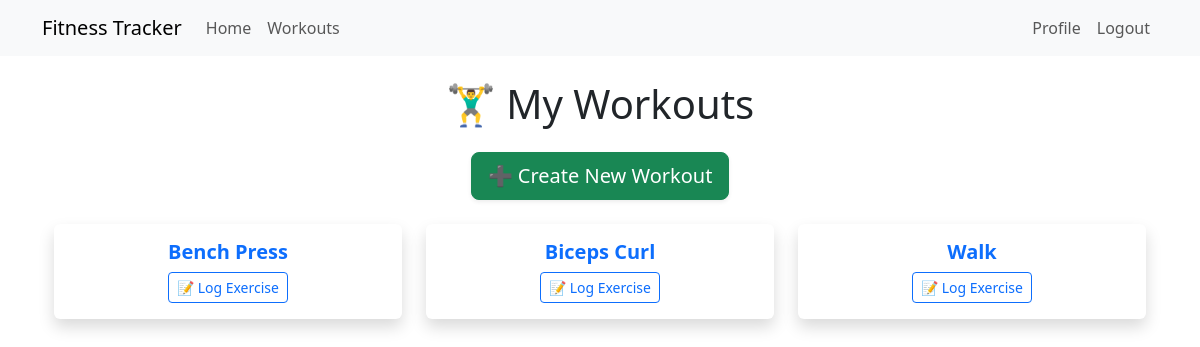
The app's page /workouts (signed in) with its own data.
### app/models.py (models this page shows)
class Workout(db.Model):
    id: Mapped[int] = mapped_column(primary_key=True)
    name: Mapped[str] = mapped_column(String(64), index=True)
    exercise_type: Mapped[str] = mapped_column(String(64))
    user_id: Mapped[int] = mapped_column(ForeignKey(User.id), index=True)
    user: Mapped[User] = relationship(back_populates='workouts')
    exercises: Mapped[List["Exercise"]] = relationship(secondary='workout_exercise', back_populates="workouts")

### app/routes.py (the view)
@app.route('/workouts', methods=['GET'])
@login_required
def all_workouts():
    if not current_user.is_authenticated:
        return redirect(url_for('index'))
    workouts = current_user.workouts.order_by(Workout.name.asc())
    return render_template('workouts.html', title='Workouts', workouts=workouts)

### app/models.py (called while the page is built)
@login.user_loader
def load_user(id):
    return db.session.get(User, int(id))

### app/routes.py (called while the page is built)
@app.before_request
def before_request():
    if current_user.is_authenticated:
        current_user.last_seen = datetime.now(timezone.utc)
        db.session.commit()

### app/templates/workouts.html
{% extends "base.html" %}
{% import "bootstrap_wtf.html" as wtf %}
{% block content %}
<div class="container mt-4">
    <h1 class="text-center mb-4">🏋️‍♂️ My Workouts</h1>
    <div class="d-flex justify-content-center mb-4">
        <a href="/create-workout" class="btn btn-success btn-lg shadow-sm">
            ➕ Create New Workout
        </a>
    </div>
    <div class="row g-4">
        {% for workout in workouts %}
            <div class="col-md-6 col-lg-4">
                <div class="card shadow border-0 h-100">
                    <div class="card-body text-center">
                        <h5 class="card-title fw-bold text-primary">{{ workout.name }}</h5>
                        <form action="{{ url_for('log_exercise', workout_id=workout.id )}}" method="POST">
                            <button type="submit" class="btn btn-outline-primary btn-sm">
                                📝 Log Exercise
                            </button>
                        </form>
                    </div>
                </div>
            </div>
        {% endfor %}
    </div>
</div>
{% endblock %}

### records on screen
Workout: name "Bench Press"
Workout: name "Biceps Curl"
Workout: name "Walk"
